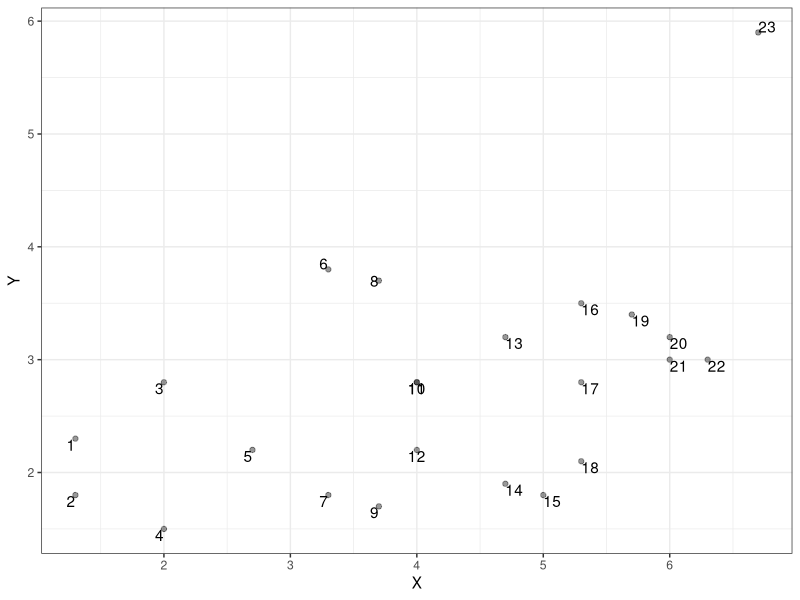
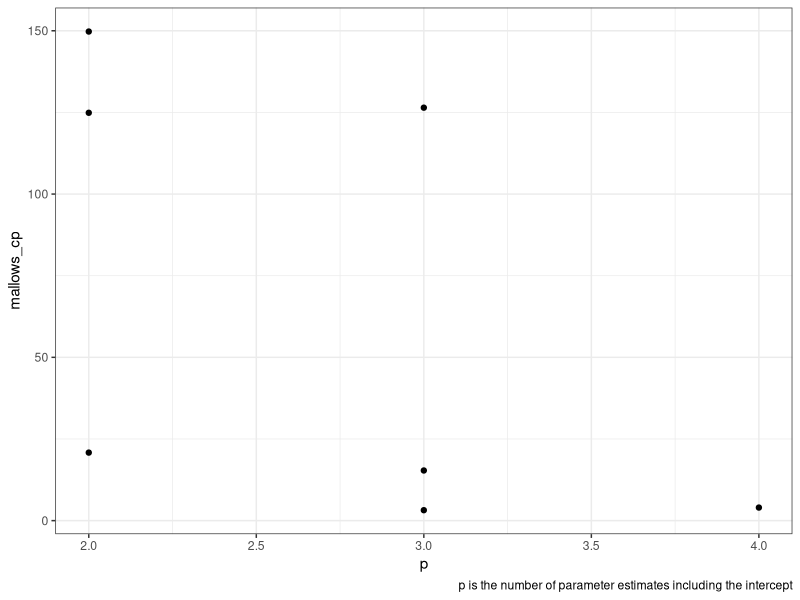

Recreate these plots in R, in order.
## ---- chunk 1
knitr::opts_chunk$set(
  echo=TRUE, message=FALSE, warning=FALSE, fig.align="center", dev="svglite"
)

old.hooks <- fansi::set_knit_hooks(knitr::knit_hooks)
options(crayon.enabled=TRUE)
## ---- chunk 2
library(tibble)
library(dplyr)
library(ggplot2)
library(tidyr)
library(broom)
library(leaps)
theme_set(theme_bw())
## ---- chunk 3
table2.1 <- read.table("./data/table2.1_DS.txt", header=TRUE) %>%
  as_tibble()

lm(Y ~ X, data=table2.1) %>%
  coef()
## ---- chunk 4
w1 <- c(rep(1, 15), 1/16, rep(1, 7))
w1

# Check that it has the same length as the data (n=23)
length(w1)

# Check that the value at position 16 is correct
w1[16]
## ---- chunk 5
wm1 <- lm(Y ~ X, data=table2.1, weights=w1)
summary(wm1)
## ---- chunk 6
w2 <- c(rep(1, 15), 1/25, rep(1, 7))
w2

# Check that it has the same length as the data (n=23)
length(w2)

# Check that the value at position 16 is correct
w2[16]
## ---- chunk 7
wm2 <- lm(Y ~ X, data=table2.1, weights=w2)
summary(wm2)
## ---- chunk 8
table2.1 <- table2.1 %>%
  mutate(obs = 1:n(), .before = everything())

table2.1
## ---- chunk 9
ggplot(table2.1, aes(x=X, y=Y, label=obs))+
  geom_point(alpha=0.4)+
  geom_text(hjust="outward", vjust="outward")
## ---- chunk 10
broom:::tidy.regsubsets
## ---- chunk 11
tidy.regsubsets2 <- function(x, ...) {
  s <- summary(x)
  inclusions <- as_tibble(s$which)
  metrics <- with(s, tibble(r.squared = rsq, adj.r.squared = adjr2, 
                            BIC = bic, mallows_cp = cp, SSE_p = rss))
  bind_cols(inclusions, metrics)
}
## ---- chunk 12
n <- nrow(rock)

all_models <- regsubsets(area ~ ., data=rock, method="exhaustive", nbest=3) %>%
  tidy.regsubsets2() %>%
  rowwise() %>%
  mutate(p = sum(c_across(where(is.logical)))) %>%
  ungroup() %>%
  mutate(s.squared_p = SSE_p / (n - p)) %>%
  select(-c(r.squared, BIC, SSE_p))

all_models
## ---- chunk 13
ggplot(all_models, aes(x=p, y=mallows_cp),)+
  geom_point()+
  labs(caption="p is the number of parameter estimates including the intercept")
## ---- chunk 14
adeliebiscoe <- palmerpenguins::penguins %>%
  drop_na() %>%
  filter(species == "Adelie", island == "Biscoe") %>%
  rename(
    bill_length = bill_length_mm,
    bill_depth = bill_depth_mm,
    flipper_length = flipper_length_mm,
    body_mass = body_mass_g,
  ) %>%
  select(body_mass, bill_length, bill_depth, flipper_length)
## ---- chunk 15
cor(adeliebiscoe)
